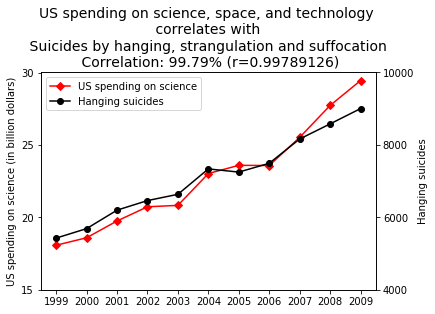

This chart was generated by the following Python code:

# coding: utf-8

# In[2]:


import numpy as np
import pandas as pd
import matplotlib.pyplot as plt


# In[3]:


# Read in dataset from csv file generated from the points on the web
dset = pd.read_csv("dset_task21.csv")


# In[6]:


# Recreated the first figure on the site
fig=plt.figure()
ax1 = plt.gca()
line1, = ax1.plot(dset['years'], dset['spending'], c='r', marker='D')
ax2 = ax1.twinx()
line2, = ax2.plot(dset['years'], dset['suicides'], c='black', marker='o')
ax1.set_ylabel("US spending on science (in billion dollars)")
ax2.set_ylabel("Hanging suicides")
ax2.legend((line1, line2), ("US spending on science", "Hanging suicides"))
ax1.set_xticks(np.arange(1999, 2010, 1.0))
ax1.set_yticks(np.arange(15, 31, 5.0))
ax2.set_yticks(np.arange(4000, 10001, 2000))
ax1.set_title("US spending on science, space, and technology \n correlates with \n Suicides by hanging, strangulation and suffocation \n Correlation: 99.79% (r=0.99789126)", fontsize='14')
plt.show()
fig.savefig('task21.png', bbox_inches='tight')

